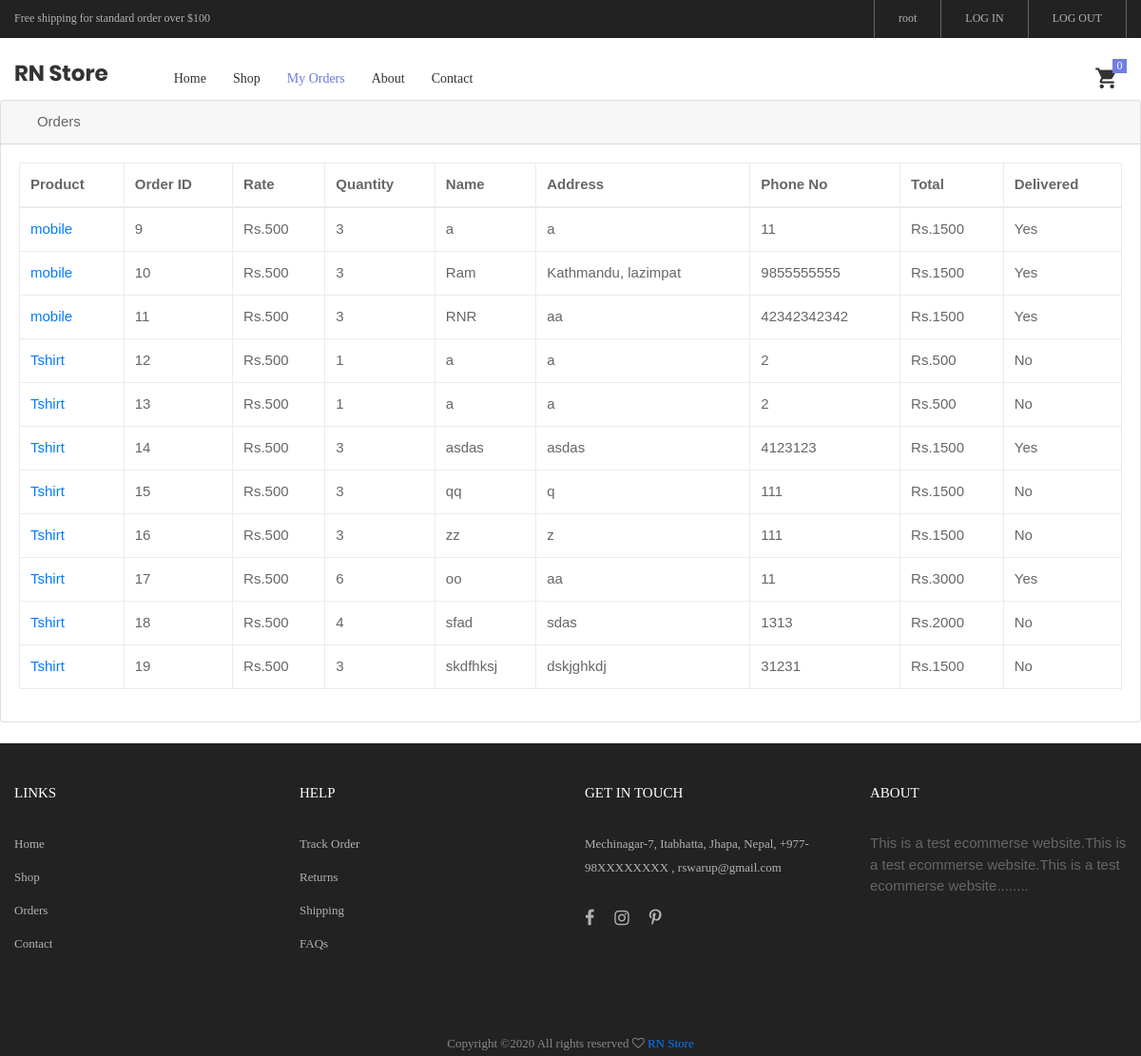
/product/order/list/ (signed in), run on the app's committed database.
### product/models.py (models this page shows)
class ProductOrder(models.Model):
	order_id=models.AutoField(primary_key=True)
	user=models.ForeignKey(settings.AUTH_USER_MODEL,
							on_delete=models.CASCADE,
							related_name='order',
							related_query_name='orders',
							null=True,
							blank=True
							)
	product=models.ForeignKey(Product,
						on_delete=models.CASCADE,
						related_name='order',
						related_query_name='orders',
						null=True,
						blank=True,
						)
	product_json=models.TextField(null=True,blank=True)
	name=models.CharField(max_length=250)
	address=models.CharField(max_length=250)
	ph_no=models.IntegerField()
	quantity = models.IntegerField()
	total_price=models.IntegerField()
	cansil=models.BooleanField(default=False)
	delivered=models.BooleanField(default=False)
	paid=models.BooleanField(default=False)

class Product(models.Model):
	M="M"
	F="F"
	A="A"
	GENDER_CHOICES = (
	(M, "male"),
	(F, "female"),
	(A,"All"),
		)
	S="S"
	M="M"
	L="L"
	XL="XL"
	SIZE_CHOICES = (
	(S,"small"),
	(M, "medium"),
	(L, "large"),
	(XL,"xtra large"),
		)
	user=models.ForeignKey(settings.AUTH_USER_MODEL,
							on_delete=models.CASCADE,
							related_name='product',
							related_query_name='products',
							null=True,
							blank=True
							)
	category=models.ForeignKey(Category,
							on_delete=models.CASCADE,
							related_name='product',
							related_query_name='products',
							null=True,
							)
	brand=models.ForeignKey(Brand,
						on_delete=models.CASCADE,
						related_name='product',
						related_query_name='products',
						null=True,
						)
	model=models.ForeignKey(Model,
						on_delete=models.CASCADE,
						related_name='product',
						related_query_name='products',
						null=True
						)
	gender=models.CharField(
			    choices = GENDER_CHOICES,
			    max_length = 3,
			    default = A,
			  )
	product = models.CharField(max_length=300)
	color = models.ManyToManyField(Color,through='ProductColor')
	size = models.CharField(choices = SIZE_CHOICES,
						    max_length = 10,
						    default = M,
						    )
	price = models.IntegerField()
	description = models.TextField(null=True)
	new_collection = models.BooleanField(default=False)
	text1 = models.CharField(max_length=250,null=True,blank=True)
	text2 = models.CharField(max_length=250,null=True,blank=True)
	def __str__(self):
		return self.product

### product/views.py (the view)
# urls.py: path('order/list/',MyOrderList.as_view(),name='order-list'),
class MyOrderList(ListView):
    model = ProductOrder
    template_name = 'order/list.html'
    def get_context_data(self, **kwargs):
        context = super().get_context_data(**kwargs)
        context['my_orders']=ProductOrder.objects.filter(user=self.request.user)
        return context

### templates/order/list.html (shortened to what this page needs)
{% extends "base.html" %}
{% block content %}
{% if my_orders %}
<div class="card mb-4 " style="margin-top: 65px;">
    <div class="card-header">
        <i class="fas fa-table mr-1"></i>
        Orders
    </div>
    <div class="card-body">
        <div class="table-responsive">
            <table class="table table-bordered" width="100%" cellspacing="0">
                <thead>
                    <tr>
                        <th>Product</th>
                        <th>Order ID</th>
						<th>Rate</th>
						<th>Quantity</th>
						<th>Name</th>
						<th>Address</th>
						<th>Phone No</th>
						<th>Total</th>
                        <th>Delivered</th>
                    </tr>
                </thead>
                <tbody>
                	{% for order in my_orders %}
                	<tr>
                        <td><a href="{% url 'product:detail' order.product.id %}">{{order.product}}</a></td>
                        <td>{{order.order_id}}</td>
						<td>Rs.{{order.product.price}}</td>
						<td>{{order.quantity}}</td>
						<td>{{order.name}}</td>
						<td>{{order.address}}</td>
						<td>{{order.ph_no}}</td>
						<td>Rs.{{order.total_price}}</td>
                        <td>{% if order.delivered == True %} Yes {% else %} No {% endif %}</td>
					{% endfor %}
                    </tr>
                </tbody>
            </table>
        </div>
    </div>
</div>
{% else %}
<div style="height:200px;text-align: center;padding-top: 100px;"><h1> Sorry No Orders placed.</h1></div>
{% endif %}
{% endblock content %}

### templates/base.html (shortened to what this page needs)
{% load static %}
<!DOCTYPE html>
<html lang="en">
<head>
    <link rel="stylesheet" type="text/css" href="{% static 'ecom/vendor/bootstrap/css/bootstrap.min.css'%}">
    <link rel="stylesheet" type="text/css" href="{% static 'ecom/fonts/font-awesome-4.7.0/css/font-awesome.min.css'%}">
    <link rel="stylesheet" type="text/css" href="{% static 'ecom/fonts/iconic/css/material-design-iconic-font.min.css'%}">
    <link rel="stylesheet" type="text/css" href="{% static 'ecom/fonts/linearicons-v1.0.0/icon-font.min.css'%}">
    <link rel="stylesheet" type="text/css" href="{% static 'ecom/vendor/animate/animate.css'%}">
    <link rel="stylesheet" type="text/css" href="{% static 'ecom/vendor/css-hamburgers/hamburgers.min.css'%}">
    <link rel="stylesheet" type="text/css" href="{% static 'ecom/vendor/animsition/css/animsition.min.css'%}">
    <link rel="stylesheet" type="text/css" href="{% static 'ecom/vendor/slick/slick.css'%}">
    <link rel="stylesheet" type="text/css" href="{% static 'ecom/vendor/perfect-scrollbar/perfect-scrollbar.css'%}">
    <link rel="stylesheet" type="text/css" href="{% static 'ecom/css/util.css'%}">
    <link rel="stylesheet" type="text/css" href="{% static 'ecom/css/main.css'%}">
</head>
<body onload="activeMenu()" class="animsition">
    <header>
        <div class="container-menu-desktop">
            <div class="top-bar">
                <div class="content-topbar flex-sb-m h-full container">
                    <div class="left-top-bar">
                        Free shipping for standard order over $100
                    </div>
                    <div class="right-top-bar flex-w h-full">
                        {% if request.user.is_authenticated %}
                            <a href="{% url 'account:detail' request.user.id %}" class="flex-c-m trans-04 p-lr-25">
                                {{user.username}}
                            </a>
                        {% else %}
                            <a href="{% url 'account:register' %}" class="flex-c-m trans-04 p-lr-25">
                                REGISTER
                            </a>
                        {% endif %}
                        <a href="{% url 'account:login' %}" class="flex-c-m trans-04 p-lr-25">
                            LOG IN
                        </a>
                        <a href="{% url 'account:logout' %}" class="flex-c-m trans-04 p-lr-25">
                            LOG OUT
                        </a>
                    </div>
                </div>
            </div>
            <div class="wrap-menu-desktop">
                <nav class="limiter-menu-desktop container">
                    <a href="{% url 'home' %}" class="logo">
                        <span class="block1-name ltext-102 trans-04 p-b-8">
                         RN Store
                        </span>
                    </a>
                    <div class="menu-desktop">
                        <ul class="main-menu">
                            <li id="home_link">
                                <a href="{% url 'home' %}">Home</a>
                            </li>
                            <li id="shop_link">
                                <a href="{% url 'product:list'%}">Shop</a>
                            </li>
                            <li id="order_link">
                                <a href="{% url 'product:order-list' %}">My Orders</a>
                            </li>
                            <li >
                                <a href="#">About</a>
                            </li>
                            <li id="contact_link">
                                <a href="{% url 'product:contact' %}">Contact</a>
                            </li>
                        </ul>
                    </div>
                    <div class="wrap-icon-header flex-w flex-r-m">
                        <a href="{% url 'product:checkout' %}">
                        <div id="cart" class="icon-header-item cl2 hov-cl1 trans-04 p-l-22 p-r-11 icon-header-noti" data-notify="0">
                            <i class="zmdi zmdi-shopping-cart"></i>
                        </div>
                        </a>
                    </div>
                </nav>
            </div>
        </div>
    </header>
    {% block content %}
    {% endblock content%}
    <footer class="bg3 p-t-75 p-b-32">
        <div class="container">
            <div class="row">
                <div class="col-sm-6 col-lg-3 p-b-50">
                    <h4 class="stext-301 cl0 p-b-30">
                        Links
                    </h4>
                    <ul>
                        <li class="p-b-10">
                            <a href="{% url 'home' %}" class="stext-107 cl7 hov-cl1 trans-04">
                            Home</a>
                        </li>
                        <li class="p-b-10">
                            <a href="{% url 'product:list'%}" class="stext-107 cl7 hov-cl1 trans-04">
                            Shop</a>
                        </li>
                        <li class="p-b-10">
                            <a href="{% url 'product:order-list' %}" class="stext-107 cl7 hov-cl1 trans-04">
                            Orders</a>
                        </li>
                        <li class="p-b-10">
                            <a href="{% url 'product:contact' %}" class="stext-107 cl7 hov-cl1 trans-04">
                            Contact</a>
                        </li>
                    </ul>
                </div>
                <div class="col-sm-6 col-lg-3 p-b-50">
                    <h4 class="stext-301 cl0 p-b-30">
                        Help
                    </h4>
                    <ul>
                        <li class="p-b-10">
                            <a href="#" class="stext-107 cl7 hov-cl1 trans-04">
                                Track Order
                            </a>
                        </li>
                        <li class="p-b-10">
                            <a href="#" class="stext-107 cl7 hov-cl1 trans-04">
                                Returns
                            </a>
                        </li>
                        <li class="p-b-10">
                            <a href="#" class="stext-107 cl7 hov-cl1 trans-04">
                                Shipping
                            </a>
                        </li>
                        <li class="p-b-10">
                            <a href="#" class="stext-107 cl7 hov-cl1 trans-04">
                                FAQs
                            </a>
                        </li>
                    </ul>
                </div>
                <div class="col-sm-6 col-lg-3 p-b-50">
                    <h4 class="stext-301 cl0 p-b-30">
                        GET IN TOUCH
                    </h4>
                    <p class="stext-107 cl7 size-201">
                       Mechinagar-7, Itabhatta, Jhapa, Nepal, +977-98XXXXXXXX , rswarup@gmail.com
                    </p>
                    <div class="p-t-27">
                        <a href="#" class="fs-18 cl7 hov-cl1 trans-04 m-r-16">
                            <i class="fa fa-facebook"></i>
                        </a>
                        <a href="#" class="fs-18 cl7 hov-cl1 trans-04 m-r-16">
                            <i class="fa fa-instagram"></i>
                        </a>
                        <a href="#" class="fs-18 cl7 hov-cl1 trans-04 m-r-16">
                            <i class="fa fa-pinterest-p"></i>
                        </a>
                    </div>
                </div>
                <div class="col-sm-6 col-lg-3 p-b-50">
                    <h4 class="stext-301 cl0 p-b-30">
                        About
                    </h4>
                    This is a test ecommerse website.This is a test ecommerse website.This is a test ecommerse website........
                </div>
            </div>
            <div class="p-t-20">
                <p class="stext-107 cl6 txt-center">
Copyright &copy;<script>document.write(new Date().getFullYear());</script> All rights reserved <i class="fa fa-heart-o" aria-hidden="true"></i> <a href="https://rnr.pythonanywhere.com" target="_blank">RN Store</a>
                </p>
            </div>
        </div>
    </footer>
</body>
</html>

### static/ecom/css/main.css (style rules this page uses)
.container { max-width: 1380px; }
@media (max-width: 1600px) { .container { max-width: 1200px; } }
.container-menu-desktop { height: auto; width: 100%; position: relative; -webkit-transition: all 0.3s; -o-transition: all 0.3s; -moz-transition: all 0.3s; transition: all 0.3s; }
.top-bar { height: 40px; background-color: #222; }
.left-top-bar { font-family: Poppins-Regular; font-size: 12px; line-height: 1.8; color: #b2b2b2; }
.right-top-bar a { font-family: Poppins-Regular; font-size: 12px; line-height: 1.8; height: 100%; color: #b2b2b2; border-right: 1px solid rgba(255,255,255,0.3); }
.right-top-bar a:first-child { border-left: 1px solid rgba(255,255,255,0.3); }
.wrap-menu-desktop { position: fixed; z-index: 1100; background-color: transparent; width: 100%; height: 84px; top: 40px; left: 0px; -webkit-transition: height 0.3s, background-color 0.3s; -o-transition: height 0.3s, background-color 0.3s; -moz-transition: height 0.3s, background-color 0.3s; transition: height 0.3s, background-color 0.3s; }
.limiter-menu-desktop { height: 100%; display: -webkit-box; display: -webkit-flex; display: -moz-box; display: -ms-flexbox; display: flex; align-items: center; background-color: transparent; }
.logo { display: -webkit-box; display: -webkit-flex; display: -moz-box; display: -ms-flexbox; display: flex; align-items: center; height: 65%; margin-right: 55px; }
.menu-desktop { display: -webkit-box; display: -webkit-flex; display: -moz-box; display: -ms-flexbox; display: flex; align-items: center; height: 100%; }
.main-menu { list-style-type: none; margin: 0; display: -webkit-box; display: -webkit-flex; display: -moz-box; display: -ms-flexbox; display: flex; align-items: center; }
.main-menu > li { display: block; position: relative; padding: 20px 10px 20px 0px; margin: 0px 4px 0px 14px; }
.main-menu > li > a { font-family: Poppins-Medium; font-size: 14px; color: #333; padding: 5px 0px; transition: all 0.4s; -webkit-transition: all 0.4s; -o-transition: all 0.4s; -moz-transition: all 0.4s; }
.wrap-icon-header { flex-grow: 1; }
.icon-header-item { position: relative; font-size: 26px; line-height: 1; cursor: pointer; }
.icon-header-noti::after { content: attr(data-notify); font-family: Poppins-Regular; font-size: 12px; color: #fff; line-height: 15px; text-align: center; display: block; position: absolute; top: -7px; right: 0; min-width: 15px; height: 15px; padding: 0 3px; background-color: #717fe0; }
.main-menu > li.active-menu > a { color: #6c7ae0; }
.block1-name { color: #333; }
.cl0 { color: #fff; }
.cl2 { color: #333; }
.cl6 { color: #888; }
.cl7 { color: #b2b2b2; }
.stext-107 { font-family: Poppins-Regular; font-size: 13px; line-height: 1.923; }
.stext-301 { font-family: Montserrat-Bold; font-size: 15px; line-height: 1.6; text-transform: uppercase; }
.ltext-102 { font-family: Poppins-Bold; font-size: 23px; line-height: 1.1; }
.size-201 { max-width: 270px; }
.bg3 { background-color: #222; }

### data on the page
ProductOrder: product "mobile", order_id "9", product.price "500", quantity "3", name "a", address "a", ph_no "11", total_price "1500", delivered "Yes"
ProductOrder: product "mobile", order_id "10", product.price "500", quantity "3", name "Ram", address "Kathmandu, lazimpat", ph_no "9855555555", total_price "1500", delivered "Yes"
ProductOrder: product "mobile", order_id "11", product.price "500", quantity "3", name "RNR", address "aa", ph_no "42342342342", total_price "1500", delivered "Yes"
ProductOrder: product "Tshirt", order_id "12", product.price "500", quantity "1", name "a", address "a", ph_no "2", total_price "500", delivered "No"
ProductOrder: product "Tshirt", order_id "13", product.price "500", quantity "1", name "a", address "a", ph_no "2", total_price "500", delivered "No"
ProductOrder: product "Tshirt", order_id "14", product.price "500", quantity "3", name "asdas", address "asdas", ph_no "4123123", total_price "1500", delivered "Yes"
ProductOrder: product "Tshirt", order_id "15", product.price "500", quantity "3", name "qq", address "q", ph_no "111", total_price "1500", delivered "No"
ProductOrder: product "Tshirt", order_id "16", product.price "500", quantity "3", name "zz", address "z", ph_no "111", total_price "1500", delivered "No"
ProductOrder: product "Tshirt", order_id "17", product.price "500", quantity "6", name "oo", address "aa", ph_no "11", total_price "3000", delivered "Yes"
ProductOrder: product "Tshirt", order_id "18", product.price "500", quantity "4", name "sfad", address "sdas", ph_no "1313", total_price "2000", delivered "No"
ProductOrder: product "Tshirt", order_id "19", product.price "500", quantity "3", name "skdfhksj", address "dskjghkdj", ph_no "31231", total_price "1500", delivered "No"

### other printed values
{{ user.username }} "root"
